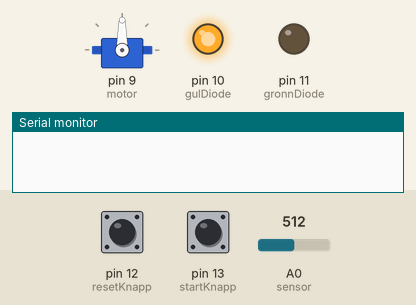
Bench run of a sketch on a simulated Arduino Uno, built with avr-gcc and run on an emulated ATmega328P. Parts: servo, output pins drawn as LEDs (lit = HIGH), the last lines printed to the serial monitor. Inputs (shaded band) come from the test bench; at power-on: pin 12 (resetKnapp) LOW, pin 13 (startKnapp) LOW, A0 (sensor) = 512.

Above: at 0.1 s.
At 7.1 s:
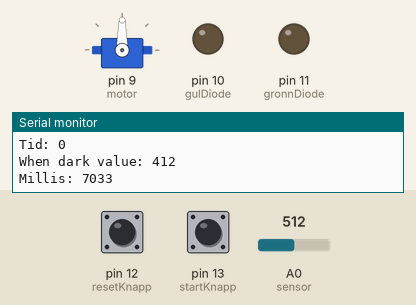
7.2 s: pin 12 (resetKnapp) pulled HIGH for 0.15 s
8.8 s: pin 13 (startKnapp) pulled HIGH for 0.15 s
11.9 s: pin 12 (resetKnapp) pulled HIGH for 3.2 s
18.1 s: A0 (sensor) set to 1023
Timing chart, 0 to 21.1 s (numbered marks = the images above; inputs shaded):
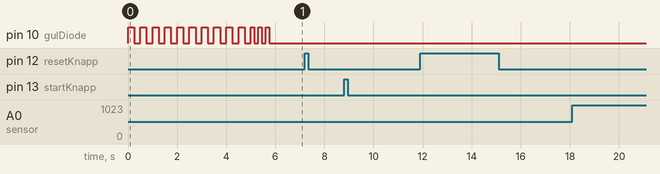

The sketch:

main.ino
```cpp
#include <Servo.h>

// Servo motor
Servo motor;
const int initAngle = 90;
const int slippAngle = 0;

//Photonressitor
const int sensor = A0;
int whenDarkValue = 100;
int lavesteLys = 0;

// Startknapp
const int startKnapp = 13;

//Resetknapp
const int resetKnapp = 12;
int teller = 0;

// Gul diode (registrert paa kuler)
const int gulDiode = 10;

// Gronn diode (lyser naar man starter)
const int gronnDiode = 11;

// Kuler
int antallKuler = 0;
int slupneKuler = 0;

// Start og reset boolean
boolean start = false;
boolean reset = false;

// Tiden
int tid = 0;

// Intervallen (5 min)
int intervall = 200;

void setup() {
  Serial.begin(9600);
  motor.attach(9);
  motor.write(initAngle);
  pinMode(startKnapp, INPUT);
  pinMode(resetKnapp, INPUT);
  pinMode(sensor, INPUT);
  pinMode(gulDiode, OUTPUT);
  pinMode(gronnDiode, OUTPUT);

  // Kaller på kalibrer lys
  kalibrerLys();

}

void loop() {
  // For developer
  Serial.print("Millis: ");
  Serial.println(millis());
  Serial.println(digitalRead(startKnapp));
  Serial.println(analogRead(sensor));
  Serial.print("Tid: ");
  Serial.println(tid);
  Serial.print("When dark value: ");
  Serial.println(whenDarkValue);

  // Sjekker lyssensoren for hver gjennomgang av loopen.
  // Hvis det registreres en kule plusser den paa en kule i antallKuler.
  if (seSensor()) {
    Serial.println("Det er moerkt");
    blinkGulDiode();
    antallKuler++;
  }

  // Sjekker om startknappen trykkes for hver gjennomgang av loopen.
  // Registrerer et trykk naar knappen slippes.
  if (seKnapp(startKnapp)) {
    Serial.println("Startknapp trykket");
    startGronnDiode();
    start = true;
  }

  // Sjekker om resetknappen trykkes for hver gjennomgang av loopen.
  // Registrerer et trykk naar knappen slippes.
  if (seKnapp(resetKnapp)) {
    Serial.println("Resetknapp trykket");
    sluttGronnDiode();
    reset = true;
    tid = 0;
  }

  // Hvis startknappen er trykket legger den til én til tid.
  // Hver gang tid % intervall ikke returnerer en rest slipper den en kule.
  if (start == true) {
    tid++;
    if ((tid % intervall) == 0) {
     slippKule();
   }
  }

  // Hvis enten resetknappen er trykket eller det ikke er flere kuler igjen
  // slukkes den groenne dioden for aa indikere at den er ferdig.
  // Hvis det er flere kuler igjen (etter at feks resetknappen er trykket)
  // skyver den ut de resterende saa man kan bruke den senere.
  // Den setter saa alle variabler til null igjen.
  if (antallKuler == 0 || reset == true) {
      if (antallKuler > 0) {
        while (antallKuler > 0) {
          slippKule();
          delay(100);
        }
      }

     sluttGronnDiode();
     start = false;
     reset = false;
     tid = 0;
  }


  delay(10);


}

// seKnapp registrerer at en knapp er trykket naar den slippes.
// Tar inn en digital knapp
// Returnerer boolean
boolean seKnapp (int knapp) {
  if (digitalRead(knapp) == HIGH) {
    while(digitalRead(knapp) == HIGH) {
    }
   return true;
  }
  else {
    return false;
  }
}


//seSensor returnerer true hvis det blir for morkt (under whenDarkValue).
boolean seSensor () {
  if (analogRead(sensor) <= whenDarkValue) {
    while(analogRead(sensor) <= whenDarkValue) {
    }
    return true;
  }
  else {
    return false;
  }
}

// Blinker den gule dioden
void blinkGulDiode() {
  digitalWrite(gulDiode, HIGH);
  delay(500);
  digitalWrite(gulDiode, LOW);
}

// Starter den gronne dioden
void startGronnDiode() {
  digitalWrite(gronnDiode, HIGH);
}

// Slukker den gronne dioden
void sluttGronnDiode() {
  digitalWrite(gronnDiode, LOW);
}

// Slipper kule ved aa snu paa servoen.
void slippKule() {
  delay(500);
  motor.write(slippAngle);
  delay(500);
  motor.write(initAngle);
  antallKuler--;
}

// Klibrerer lysnivaaet
void kalibrerLys() {

  // Setter forst variablen laveste lys til aa vaere det forste lyssensoren finner.
  lavesteLys = analogRead(sensor);

  // En loop som gaar 10 ganger og sjekker og endrer variablen lavestelys hvis den er lavere enn foer
  // Den blinker ogsaa hver gang for aa indikere at den kalibrerer.
  for (int i = 0; i < 10; i++) {
    digitalWrite(gulDiode, HIGH);
    delay(250);
    digitalWrite(gulDiode, LOW);
    delay(250);
    int nyLys = analogRead(sensor);
    if (nyLys <= lavesteLys) {
      lavesteLys = nyLys;
    }
  }

  // Blinker gul diode raskt 3 ganger for aa indikere at den er ferdig med aa kalibrere.
   digitalWrite(gulDiode, HIGH);
   delay(150);
   digitalWrite(gulDiode, LOW);
   delay(150);
   digitalWrite(gulDiode, HIGH);
   delay(150);
   digitalWrite(gulDiode, LOW);
   delay(150);
   digitalWrite(gulDiode, HIGH);
   delay(150);
   digitalWrite(gulDiode, LOW);
   delay(150);

   // Setter whenDarkValue til aa vaere den laveste registrerte lyset, minus 50 for aa lage en liten margin.
   whenDarkValue = lavesteLys - 100;
  }
```
